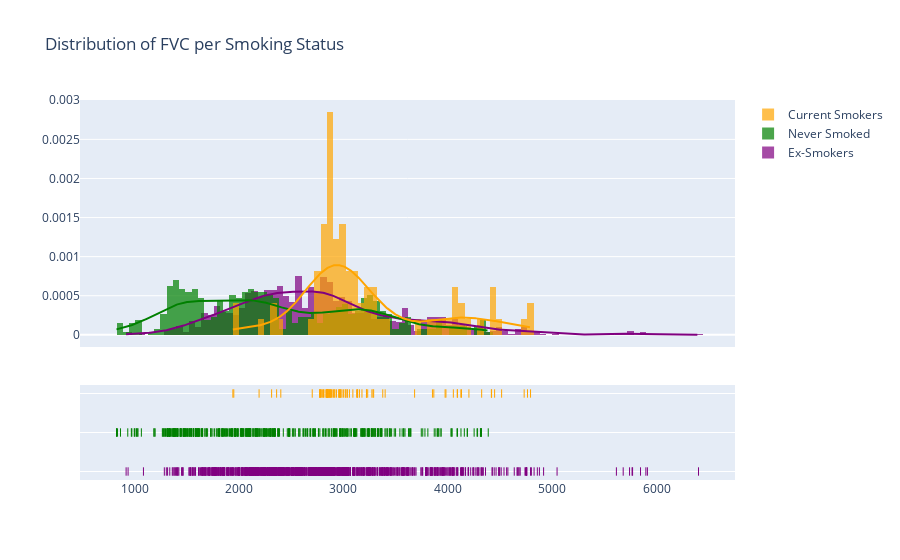
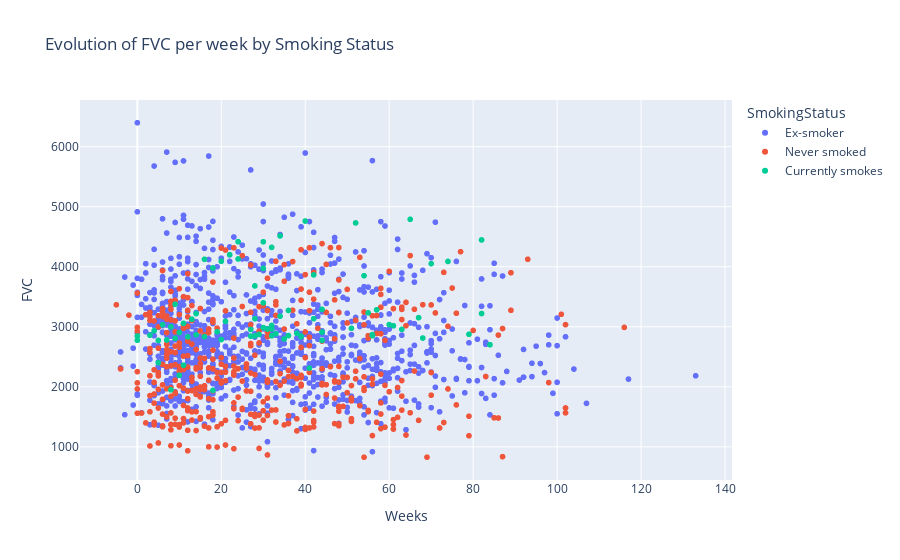

Here is the notebook cell these charts were saved with, in order:
### Code cell
plot_capacity_type_per_smoking_status(train_df, 'FVC')
plot_capacity_type_per_weeks_over_smoking_status(train_df, 'FVC')

### Figure 1 — Plotly figure (JSON) as saved in the notebook; plotly's stock layout.template omitted (floating-point values rounded to 4 significant figures; data arrays with more than 128 entries replaced by an {"elided": "..."} marker saying what was removed)
{"data": [{"autobinx": false, "histnorm": "probability density", "legendgroup": "Ex-Smokers", "marker": {"color": "purple"}, "name": "Ex-Smokers", "opacity": 0.7, "type": "histogram", "x": {"elided": "1038 int values"}, "xaxis": "x", "xbins": {"end": 6399, "size": 60, "start": 919}, "yaxis": "y"}, {"autobinx": false, "histnorm": "probability density", "legendgroup": "Never Smoked", "marker": {"color": "green"}, "name": "Never Smoked", "opacity": 0.7, "type": "histogram", "x": {"elided": "429 int values"}, "xaxis": "x", "xbins": {"end": 4386, "size": 60, "start": 827}, "yaxis": "y"}, {"autobinx": false, "histnorm": "probability density", "legendgroup": "Current Smokers", "marker": {"color": "orange"}, "name": "Current Smokers", "opacity": 0.7, "type": "histogram", "x": [2918, 2955, 2873, 2963, 2885, 2837, 2975, 2957, 2875, 2933, 3001, 2904, 2832, 2866, 2788, 3022, 2912, 3037, 4124, 3981, 4092, 4201, 4130, 3973, 3865, 3852, 4052, 4089, 2776, 2400, 1950, 2192, 2360, 1941, 3399, 2312, 3283, 2846, 2860, 2773, 2780, 2809, 2837, 2844, 2845, 2852, 3035, 3376, 3057, 3126, 3220, 3090, 2972, 3289, 3017, 3135, 2986, 2965, 3177, 3272, 3135, 3232, 3153, 3221, 2849, 2851, 2798, 2854, 2891, 2773, 2871, 2813, 2701, 4418, 3681, 4416, 4323, 4514, 4762, 4730, 4791, 4447], "xaxis": "x", "xbins": {"end": 4791, "size": 60, "start": 1941}, "yaxis": "y"}, {"legendgroup": "Ex-Smokers", "marker": {"color": "purple"}, "mode": "lines", "name": "Ex-Smokers", "showlegend": false, "type": "scatter", "x": {"elided": "500 float values"}, "xaxis": "x", "y": {"elided": "500 float values"}, "yaxis": "y"}, {"legendgroup": "Never Smoked", "marker": {"color": "green"}, "mode": "lines", "name": "Never Smoked", "showlegend": false, "type": "scatter", "x": {"elided": "500 float values"}, "xaxis": "x", "y": {"elided": "500 float values"}, "yaxis": "y"}, {"legendgroup": "Current Smokers", "marker": {"color": "orange"}, "mode": "lines", "name": "Current Smokers", "showlegend": false, "type": "scatter", "x": {"elided": "500 float values"}, "xaxis": "x", "y": {"elided": "500 float values"}, "yaxis": "y"}, {"legendgroup": "Ex-Smokers", "marker": {"color": "purple", "symbol": "line-ns-open"}, "mode": "markers", "name": "Ex-Smokers", "showlegend": false, "type": "scatter", "x": {"elided": "1038 int values"}, "xaxis": "x", "y": {"elided": "1038 str values"}, "yaxis": "y2"}, {"legendgroup": "Never Smoked", "marker": {"color": "green", "symbol": "line-ns-open"}, "mode": "markers", "name": "Never Smoked", "showlegend": false, "type": "scatter", "x": {"elided": "429 int values"}, "xaxis": "x", "y": {"elided": "429 str values"}, "yaxis": "y2"}, {"legendgroup": "Current Smokers", "marker": {"color": "orange", "symbol": "line-ns-open"}, "mode": "markers", "name": "Current Smokers", "showlegend": false, "type": "scatter", "x": [2918, 2955, 2873, 2963, 2885, 2837, 2975, 2957, 2875, 2933, 3001, 2904, 2832, 2866, 2788, 3022, 2912, 3037, 4124, 3981, 4092, 4201, 4130, 3973, 3865, 3852, 4052, 4089, 2776, 2400, 1950, 2192, 2360, 1941, 3399, 2312, 3283, 2846, 2860, 2773, 2780, 2809, 2837, 2844, 2845, 2852, 3035, 3376, 3057, 3126, 3220, 3090, 2972, 3289, 3017, 3135, 2986, 2965, 3177, 3272, 3135, 3232, 3153, 3221, 2849, 2851, 2798, 2854, 2891, 2773, 2871, 2813, 2701, 4418, 3681, 4416, 4323, 4514, 4762, 4730, 4791, 4447], "xaxis": "x", "y": ["Current Smokers", "Current Smokers", "Current Smokers", "Current Smokers", "Current Smokers", "Current Smokers", "Current Smokers", "Current Smokers", "Current Smokers", "Current Smokers", "Current Smokers", "Current Smokers", "Current Smokers", "Current Smokers", "Current Smokers", "Current Smokers", "Current Smokers", "Current Smokers", "Current Smokers", "Current Smokers", "Current Smokers", "Current Smokers", "Current Smokers", "Current Smokers", "Current Smokers", "Current Smokers", "Current Smokers", "Current Smokers", "Current Smokers", "Current Smokers", "Current Smokers", "Current Smokers", "Current Smokers", "Current Smokers", "Current Smokers", "Current Smokers", "Current Smokers", "Current Smokers", "Current Smokers", "Current Smokers", "Current Smokers", "Current Smokers", "Current Smokers", "Current Smokers", "Current Smokers", "Current Smokers", "Current Smokers", "Current Smokers", "Current Smokers", "Current Smokers", "Current Smokers", "Current Smokers", "Current Smokers", "Current Smokers", "Current Smokers", "Current Smokers", "Current Smokers", "Current Smokers", "Current Smokers", "Current Smokers", "Current Smokers", "Current Smokers", "Current Smokers", "Current Smokers", "Current Smokers", "Current Smokers", "Current Smokers", "Current Smokers", "Current Smokers", "Current Smokers", "Current Smokers", "Current Smokers", "Current Smokers", "Current Smokers", "Current Smokers", "Current Smokers", "Current Smokers", "Current Smokers", "Current Smokers", "Current Smokers", "Current Smokers", "Current Smokers"], "yaxis": "y2"}], "layout": {"barmode": "overlay", "hovermode": "closest", "legend": {"traceorder": "reversed"}, "title": {"text": "Distribution of FVC per Smoking Status"}, "xaxis": {"anchor": "y2", "domain": [0, 1], "zeroline": false}, "yaxis": {"anchor": "free", "domain": [0.35, 1], "position": 0}, "yaxis2": {"anchor": "x", "domain": [0, 0.25], "dtick": 1, "showticklabels": false}}}

### Figure 2 — Plotly figure (JSON) as saved in the notebook; plotly's stock layout.template omitted (floating-point values rounded to 4 significant figures; data arrays with more than 128 entries replaced by an {"elided": "..."} marker saying what was removed)
{"data": [{"hovertemplate": "<b>%{hovertext}</b><br><br>SmokingStatus=Ex-smoker<br>Weeks=%{x}<br>FVC=%{y}<extra></extra>", "hovertext": {"elided": "1038 str values"}, "legendgroup": "Ex-smoker", "marker": {"color": "#636efa", "symbol": "circle"}, "mode": "markers", "name": "Ex-smoker", "showlegend": true, "type": "scattergl", "x": {"elided": "1038 int values"}, "xaxis": "x", "y": {"elided": "1038 int values"}, "yaxis": "y"}, {"hovertemplate": "<b>%{hovertext}</b><br><br>SmokingStatus=Never smoked<br>Weeks=%{x}<br>FVC=%{y}<extra></extra>", "hovertext": {"elided": "429 str values"}, "legendgroup": "Never smoked", "marker": {"color": "#EF553B", "symbol": "circle"}, "mode": "markers", "name": "Never smoked", "showlegend": true, "type": "scattergl", "x": {"elided": "429 int values"}, "xaxis": "x", "y": {"elided": "429 int values"}, "yaxis": "y"}, {"hovertemplate": "<b>%{hovertext}</b><br><br>SmokingStatus=Currently smokes<br>Weeks=%{x}<br>FVC=%{y}<extra></extra>", "hovertext": ["Currently smokes", "Currently smokes", "Currently smokes", "Currently smokes", "Currently smokes", "Currently smokes", "Currently smokes", "Currently smokes", "Currently smokes", "Currently smokes", "Currently smokes", "Currently smokes", "Currently smokes", "Currently smokes", "Currently smokes", "Currently smokes", "Currently smokes", "Currently smokes", "Currently smokes", "Currently smokes", "Currently smokes", "Currently smokes", "Currently smokes", "Currently smokes", "Currently smokes", "Currently smokes", "Currently smokes", "Currently smokes", "Currently smokes", "Currently smokes", "Currently smokes", "Currently smokes", "Currently smokes", "Currently smokes", "Currently smokes", "Currently smokes", "Currently smokes", "Currently smokes", "Currently smokes", "Currently smokes", "Currently smokes", "Currently smokes", "Currently smokes", "Currently smokes", "Currently smokes", "Currently smokes", "Currently smokes", "Currently smokes", "Currently smokes", "Currently smokes", "Currently smokes", "Currently smokes", "Currently smokes", "Currently smokes", "Currently smokes", "Currently smokes", "Currently smokes", "Currently smokes", "Currently smokes", "Currently smokes", "Currently smokes", "Currently smokes", "Currently smokes", "Currently smokes", "Currently smokes", "Currently smokes", "Currently smokes", "Currently smokes", "Currently smokes", "Currently smokes", "Currently smokes", "Currently smokes", "Currently smokes", "Currently smokes", "Currently smokes", "Currently smokes", "Currently smokes", "Currently smokes", "Currently smokes", "Currently smokes", "Currently smokes", "Currently smokes"], "legendgroup": "Currently smokes", "marker": {"color": "#00cc96", "symbol": "circle"}, "mode": "markers", "name": "Currently smokes", "showlegend": true, "type": "scattergl", "x": [19, 27, 29, 31, 33, 39, 51, 63, 79, 4, 8, 10, 12, 14, 20, 32, 44, 60, 16, 18, 20, 22, 24, 30, 42, 54, 70, 74, 0, 5, 8, 10, 11, 18, 30, 41, 57, 0, 3, 5, 7, 9, 16, 27, 39, 56, 6, 9, 11, 13, 14, 21, 32, 44, 61, 28, 30, 32, 34, 36, 42, 55, 67, 82, 28, 32, 35, 36, 38, 44, 56, 68, 84, 24, 28, 30, 32, 34, 40, 52, 65, 82], "xaxis": "x", "y": [2918, 2955, 2873, 2963, 2885, 2837, 2975, 2957, 2875, 2933, 3001, 2904, 2832, 2866, 2788, 3022, 2912, 3037, 4124, 3981, 4092, 4201, 4130, 3973, 3865, 3852, 4052, 4089, 2776, 2400, 1950, 2192, 2360, 1941, 3399, 2312, 3283, 2846, 2860, 2773, 2780, 2809, 2837, 2844, 2845, 2852, 3035, 3376, 3057, 3126, 3220, 3090, 2972, 3289, 3017, 3135, 2986, 2965, 3177, 3272, 3135, 3232, 3153, 3221, 2849, 2851, 2798, 2854, 2891, 2773, 2871, 2813, 2701, 4418, 3681, 4416, 4323, 4514, 4762, 4730, 4791, 4447], "yaxis": "y"}], "layout": {"legend": {"title": {"text": "SmokingStatus"}, "tracegroupgap": 0}, "title": {"text": "Evolution of FVC per week by Smoking Status"}, "xaxis": {"anchor": "y", "domain": [0, 1], "title": {"text": "Weeks"}}, "yaxis": {"anchor": "x", "domain": [0, 1], "title": {"text": "FVC"}}}}
